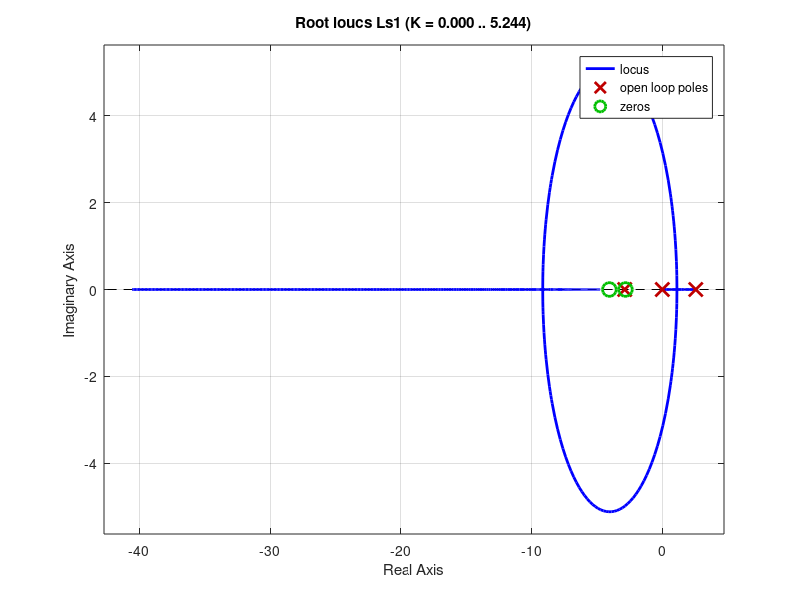

Reproduce this figure in MATLAB. (Note: this script raises an error after producing the figure.)
% Portefølje 1
clear;
% Parameters
m=1;
l=0.5;
g=9.82;
lp = pi/3;
I = 1/3*m*((2*l)^2);
b = 0.1;

%% State space model / Linearized at pi/3

A = [0 1; (g*m*l*cos(lp))/I -b/I];
B = [0; 1/I];
C = [1 0];
D = 0;

openloop_ss = ss(A,B,C,D);
[gs_a, gs_b] = ss2tf(A,B,C,D);
Gs = tf(gs_a, gs_b)

%%Specification

tr = 1.0;
ts = 1.2;
mp=0.005;

wn = 1.8/tr

zeta = sqrt(((log(mp))/(-pi))^2/(1+((log(mp))/(-pi))^2))

sigma = 4.6/ts


% Regulering
s = tf('s');

% Ks og nulpunkter
Td = 1/6.86;
Ti = 1/1.66;
kp = 20.86;
Ks = kp*(Td*s^2+s+1/Ti)/s;

%karakteristisk ligning
Ls1 = Ks*Gs % openloop

phandle = figure('Name','float_me');
rlocus(Ls1)
axIm = findall(gcf,'String','Imaginary Axis (seconds^{-1})');
axRe = findall(gcf,'String','Real Axis (seconds^{-1})');
set(axIm,'String','Imaginary Axis');
set(axRe,'String','Real Axis');
set(phandle,'Position',[10 10 500 500])





Plot2LaTeX(phandle,'images/matlab_rlocus')
